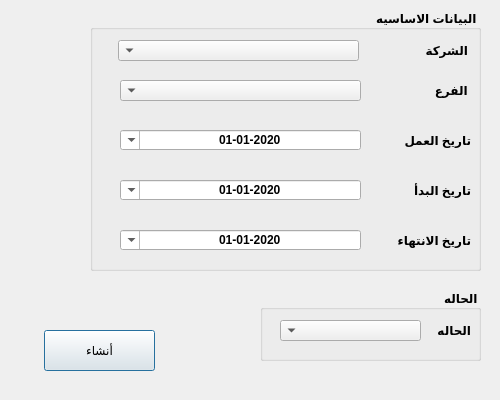
<?xml version="1.0" encoding="UTF-8"?>
<ui version="4.0">
 <class>pos_parameter</class>
 <widget class="QDialog" name="pos_parameter">
  <property name="geometry">
   <rect>
    <x>0</x>
    <y>0</y>
    <width>500</width>
    <height>400</height>
   </rect>
  </property>
  <property name="sizePolicy">
   <sizepolicy hsizetype="Preferred" vsizetype="Preferred">
    <horstretch>0</horstretch>
    <verstretch>0</verstretch>
   </sizepolicy>
  </property>
  <property name="minimumSize">
   <size>
    <width>500</width>
    <height>400</height>
   </size>
  </property>
  <property name="maximumSize">
   <size>
    <width>500</width>
    <height>400</height>
   </size>
  </property>
  <property name="windowTitle">
   <string>user</string>
  </property>
  <property name="toolTip">
   <string/>
  </property>
  <property name="autoFillBackground">
   <bool>false</bool>
  </property>
  <property name="styleSheet">
   <string notr="true"/>
  </property>
  <widget class="QPushButton" name="pushButton">
   <property name="geometry">
    <rect>
     <x>44</x>
     <y>330</y>
     <width>111</width>
     <height>41</height>
    </rect>
   </property>
   <property name="text">
    <string>أنشاء</string>
   </property>
  </widget>
  <widget class="QGroupBox" name="groupBox">
   <property name="geometry">
    <rect>
     <x>90</x>
     <y>10</y>
     <width>391</width>
     <height>261</height>
    </rect>
   </property>
   <property name="font">
    <font>
     <weight>75</weight>
     <bold>true</bold>
    </font>
   </property>
   <property name="layoutDirection">
    <enum>Qt::RightToLeft</enum>
   </property>
   <property name="title">
    <string>البيانات الاساسيه</string>
   </property>
   <widget class="QLabel" name="label">
    <property name="geometry">
     <rect>
      <x>297</x>
      <y>30</y>
      <width>81</width>
      <height>20</height>
     </rect>
    </property>
    <property name="font">
     <font>
      <weight>75</weight>
      <bold>true</bold>
     </font>
    </property>
    <property name="text">
     <string>الشركة</string>
    </property>
   </widget>
   <widget class="QComboBox" name="Qcombo_company">
    <property name="geometry">
     <rect>
      <x>28</x>
      <y>30</y>
      <width>241</width>
      <height>21</height>
     </rect>
    </property>
   </widget>
   <widget class="QLabel" name="label_2">
    <property name="geometry">
     <rect>
      <x>300</x>
      <y>70</y>
      <width>81</width>
      <height>20</height>
     </rect>
    </property>
    <property name="font">
     <font>
      <weight>75</weight>
      <bold>true</bold>
     </font>
    </property>
    <property name="text">
     <string> الفرع</string>
    </property>
   </widget>
   <widget class="QComboBox" name="Qcombo_branch">
    <property name="geometry">
     <rect>
      <x>30</x>
      <y>70</y>
      <width>241</width>
      <height>21</height>
     </rect>
    </property>
   </widget>
   <widget class="QLabel" name="label_4">
    <property name="geometry">
     <rect>
      <x>300</x>
      <y>120</y>
      <width>81</width>
      <height>20</height>
     </rect>
    </property>
    <property name="font">
     <font>
      <weight>75</weight>
      <bold>true</bold>
     </font>
    </property>
    <property name="text">
     <string>تاريخ العمل</string>
    </property>
   </widget>
   <widget class="QLabel" name="label_5">
    <property name="geometry">
     <rect>
      <x>300</x>
      <y>170</y>
      <width>81</width>
      <height>20</height>
     </rect>
    </property>
    <property name="font">
     <font>
      <weight>75</weight>
      <bold>true</bold>
     </font>
    </property>
    <property name="text">
     <string>تاريخ البدأ</string>
    </property>
   </widget>
   <widget class="QDateTimeEdit" name="Qdate_work">
    <property name="geometry">
     <rect>
      <x>30</x>
      <y>120</y>
      <width>241</width>
      <height>20</height>
     </rect>
    </property>
    <property name="font">
     <font>
      <pointsize>9</pointsize>
      <weight>75</weight>
      <bold>true</bold>
     </font>
    </property>
    <property name="layoutDirection">
     <enum>Qt::RightToLeft</enum>
    </property>
    <property name="styleSheet">
     <string notr="true"/>
    </property>
    <property name="alignment">
     <set>Qt::AlignCenter</set>
    </property>
    <property name="minimumDateTime">
     <datetime>
      <hour>0</hour>
      <minute>0</minute>
      <second>0</second>
      <year>2020</year>
      <month>1</month>
      <day>1</day>
     </datetime>
    </property>
    <property name="displayFormat">
     <string>yyyy-MM-dd</string>
    </property>
    <property name="calendarPopup">
     <bool>true</bool>
    </property>
   </widget>
   <widget class="QDateTimeEdit" name="Qdate_from">
    <property name="geometry">
     <rect>
      <x>30</x>
      <y>170</y>
      <width>241</width>
      <height>20</height>
     </rect>
    </property>
    <property name="font">
     <font>
      <pointsize>9</pointsize>
      <weight>75</weight>
      <bold>true</bold>
     </font>
    </property>
    <property name="layoutDirection">
     <enum>Qt::RightToLeft</enum>
    </property>
    <property name="styleSheet">
     <string notr="true"/>
    </property>
    <property name="alignment">
     <set>Qt::AlignCenter</set>
    </property>
    <property name="minimumDateTime">
     <datetime>
      <hour>0</hour>
      <minute>0</minute>
      <second>0</second>
      <year>2020</year>
      <month>1</month>
      <day>1</day>
     </datetime>
    </property>
    <property name="displayFormat">
     <string>yyyy-MM-dd</string>
    </property>
    <property name="calendarPopup">
     <bool>true</bool>
    </property>
   </widget>
   <widget class="QDateTimeEdit" name="Qdate_to">
    <property name="geometry">
     <rect>
      <x>30</x>
      <y>220</y>
      <width>241</width>
      <height>20</height>
     </rect>
    </property>
    <property name="font">
     <font>
      <pointsize>9</pointsize>
      <weight>75</weight>
      <bold>true</bold>
     </font>
    </property>
    <property name="layoutDirection">
     <enum>Qt::RightToLeft</enum>
    </property>
    <property name="styleSheet">
     <string notr="true"/>
    </property>
    <property name="alignment">
     <set>Qt::AlignCenter</set>
    </property>
    <property name="minimumDateTime">
     <datetime>
      <hour>0</hour>
      <minute>0</minute>
      <second>0</second>
      <year>2020</year>
      <month>1</month>
      <day>1</day>
     </datetime>
    </property>
    <property name="displayFormat">
     <string>yyyy-MM-dd</string>
    </property>
    <property name="calendarPopup">
     <bool>true</bool>
    </property>
   </widget>
   <widget class="QLabel" name="label_6">
    <property name="geometry">
     <rect>
      <x>300</x>
      <y>220</y>
      <width>81</width>
      <height>20</height>
     </rect>
    </property>
    <property name="font">
     <font>
      <weight>75</weight>
      <bold>true</bold>
     </font>
    </property>
    <property name="text">
     <string>تاريخ الانتهاء</string>
    </property>
   </widget>
  </widget>
  <widget class="QGroupBox" name="groupBox_2">
   <property name="geometry">
    <rect>
     <x>260</x>
     <y>290</y>
     <width>221</width>
     <height>71</height>
    </rect>
   </property>
   <property name="font">
    <font>
     <weight>75</weight>
     <bold>true</bold>
    </font>
   </property>
   <property name="layoutDirection">
    <enum>Qt::RightToLeft</enum>
   </property>
   <property name="title">
    <string>الحاله</string>
   </property>
   <widget class="QLabel" name="label_3">
    <property name="geometry">
     <rect>
      <x>160</x>
      <y>30</y>
      <width>51</width>
      <height>21</height>
     </rect>
    </property>
    <property name="font">
     <font>
      <weight>75</weight>
      <bold>true</bold>
     </font>
    </property>
    <property name="text">
     <string>الحاله</string>
    </property>
   </widget>
   <widget class="QComboBox" name="CMB_Status">
    <property name="geometry">
     <rect>
      <x>20</x>
      <y>30</y>
      <width>141</width>
      <height>21</height>
     </rect>
    </property>
   </widget>
  </widget>
 </widget>
 <resources/>
 <connections/>
</ui>
